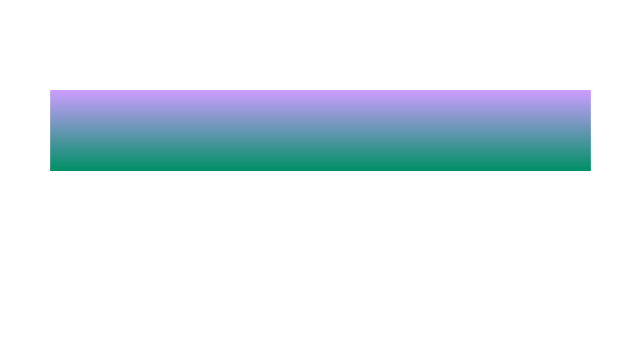
Frame 1 (no input)
Frame 2 (the mouse pressed at the canvas centre, redrawn once): identical to frame 1, image omitted

The Processing sketch that drew this single still picture (run headless with seeded random() and noise(); the mouse was pressed at the canvas centre and the sketch redrawn once):

// Processing sketch: gradient
// ── gradient.pde
// Constants
int Y_AXIS = 1;
int X_AXIS = 2;
color b1, b2, c1, c2;

void setup() {
  size(640, 360);

  // Define colors
  c1 = color(203, 157, 255);
  c2 = color(0, 144, 102);

  noLoop();
}

void draw() {
  // Background
 background(255);
  // gradient square
  setGradient(50, 90, 540, 80, c1, c2, Y_AXIS);
  //setGradient(50, 190, 540, 80, c2, c1, X_AXIS);
}

void setGradient(int x, int y, float w, float h, color c1, color c2, int axis ) {

  noFill();

  if (axis == Y_AXIS) {  // Top to bottom gradient
    for (int i = y; i <= y+h; i++) {
      float inter = map(i, y, y+h, 0, 1);
      color c = lerpColor(c1, c2, inter);
      stroke(c);
      line(x, i, x+w, i);
    }
  }
}
